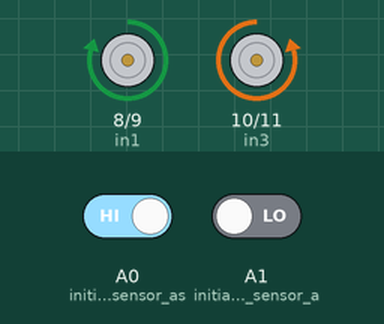
A sketch run on a simulated Arduino Uno, built with avr-gcc and run on an emulated ATmega328P. Shown: motor-driver pin pairs drawn as motors (green arrow = first pin HIGH = forward, orange = second pin HIGH = backward, longer = more drive, scaled by the enable pin). The inputs (shaded band) are chosen by the test bench; at power-on: A0 (initialize_Left_sensor_as) HIGH, A1 (initialize_Right_sensor_a) LOW. At 5.3 s the program stops and its outputs stay as they are.

Above: at 1.2 s.
1.3 s: A0 (initialize_Left_sensor_as) driven LOW
At 2.1 s:
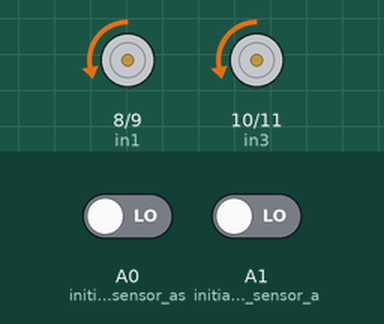
2.8 s: A1 (initialize_Right_sensor_a) driven HIGH
At 3.3 s:
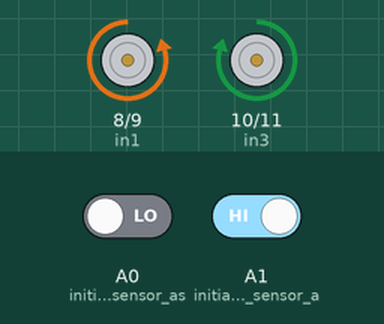
4.3 s: A0 (initialize_Left_sensor_as) driven HIGH
At 5.6 s:
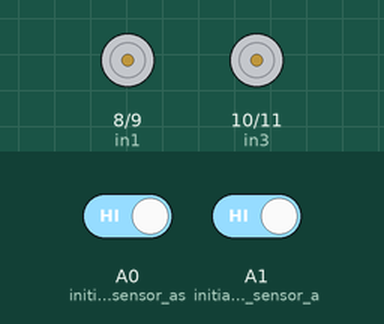
Timing chart, 0 to 6.8 s (numbered marks = the images above; inputs shaded):
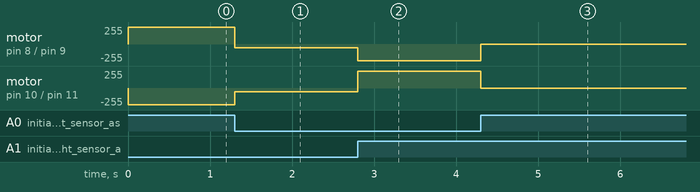

Measured:
- after the input at 1.3 s, motor on pin 8 (in1) / pin 9 (in2): forward 250/255 → backward 55/255 at once; motor on pin 10 (in3) / pin 11 (in4): backward 250/255 → backward 55/255 at once
- after the input at 2.8 s, motor on pin 8 (in1) / pin 9 (in2): backward 55/255 → backward 250/255 at once; motor on pin 10 (in3) / pin 11 (in4): backward 55/255 → forward 250/255 at once
- after the input at 4.3 s, motor on pin 8 (in1) / pin 9 (in2): backward 250/255 → stopped at once; motor on pin 10 (in3) / pin 11 (in4): forward 250/255 → stopped at once

The sketch:

lineFollowingCar.ino
```cpp
#define in1 8
#define in2 9
#define in3 10
#define in4 11
#define enA 6
#define enB 5


 int M1_Speed = 55; // speed of motor 1
 int M2_Speed = 55; // speed of motor 2
 int LeftRotationSpeed = 250;  // Left Rotation Speed
 int RightRotationSpeed = 250; // Right Rotation Speed


 void setup() {

  pinMode(in1,OUTPUT);
  pinMode(in2,OUTPUT);
  pinMode(in3,OUTPUT);
  pinMode(in4,OUTPUT);

    pinMode(enA,OUTPUT);
    pinMode(enB,OUTPUT);

      pinMode(A0, INPUT); // initialize Left sensor as an input
      pinMode(A1, INPUT); // initialize Right sensor as an input

}

void loop() {

  int LEFT_SENSOR = digitalRead(A1);
  int RIGHT_SENSOR = digitalRead(A0);

if(RIGHT_SENSOR==0 && LEFT_SENSOR==0) {
    forward(); //FORWARD
}

  else if(RIGHT_SENSOR==0 && LEFT_SENSOR==1) {
    right(); //Move Right
 }

  else if(RIGHT_SENSOR==1 && LEFT_SENSOR==0) {
    left(); //Move Left
}

  while(RIGHT_SENSOR==1 && LEFT_SENSOR==1) {
    Stop();
    delay(500);
 }
}


void forward()
{
                  analogWrite(enA, M1_Speed);
                analogWrite(enB, M2_Speed);
            digitalWrite(in4, HIGH);
            digitalWrite(in3, LOW);
            digitalWrite(in2, HIGH);
            digitalWrite(in1, LOW);
}

void right()
{
  analogWrite(enA, LeftRotationSpeed);
  analogWrite(enB, RightRotationSpeed);
            digitalWrite(in4, LOW);
            digitalWrite(in3, HIGH);
            digitalWrite(in2, HIGH);
            digitalWrite(in1, LOW);
}

void left()
{
  analogWrite(enA, LeftRotationSpeed);
  analogWrite(enB, RightRotationSpeed);
            digitalWrite(in4, HIGH);
            digitalWrite(in3, LOW);
            digitalWrite(in2, LOW);
            digitalWrite(in1, HIGH);
}

void Stop()
{
            digitalWrite(in1, LOW);
            digitalWrite(in2, LOW);
            digitalWrite(in3, LOW);
            digitalWrite(in4, LOW);
}
```
